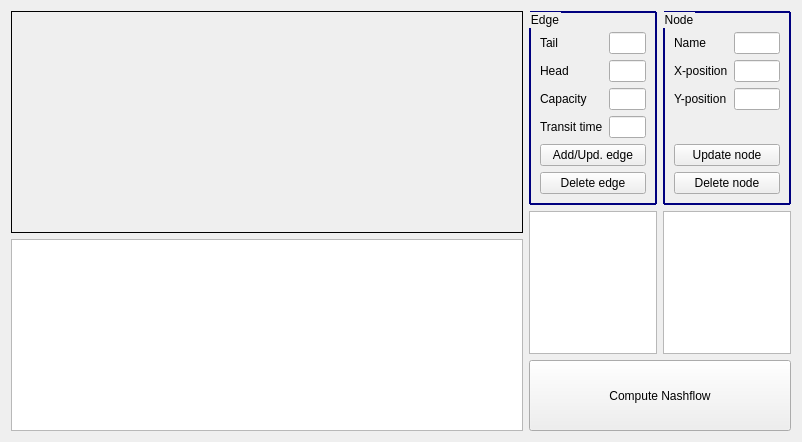
          <widget class="QWidget" name="tab_3">
           <attribute name="title">
            <string>Create/Load graph</string>
           </attribute>
           <layout class="QGridLayout" name="gridLayout_3">
            <item row="1" column="1" rowspan="2" colspan="2">
             <layout class="QGridLayout" name="gridLayout_6">
              <item row="0" column="1">
               <widget class="QListWidget" name="nodeSelectionListWidget_general">
                <property name="sizePolicy">
                 <sizepolicy hsizetype="Expanding" vsizetype="Expanding">
                  <horstretch>0</horstretch>
                  <verstretch>2</verstretch>
                 </sizepolicy>
                </property>
               </widget>
              </item>
              <item row="1" column="0" colspan="2">
               <widget class="QPushButton" name="computeFlowPushButton_general">
                <property name="sizePolicy">
                 <sizepolicy hsizetype="Minimum" vsizetype="Expanding">
                  <horstretch>0</horstretch>
                  <verstretch>1</verstretch>
                 </sizepolicy>
                </property>
                <property name="text">
                 <string>Compute Nashflow</string>
                </property>
               </widget>
              </item>
              <item row="0" column="0">
               <widget class="QListWidget" name="edgeSelectionListWidget_general">
                <property name="sizePolicy">
                 <sizepolicy hsizetype="Expanding" vsizetype="Expanding">
                  <horstretch>0</horstretch>
                  <verstretch>2</verstretch>
                 </sizepolicy>
                </property>
               </widget>
              </item>
             </layout>
            </item>
            <item row="0" column="1">
             <widget class="QGroupBox" name="groupBox_2">
              <property name="sizePolicy">
               <sizepolicy hsizetype="Preferred" vsizetype="Preferred">
                <horstretch>1</horstretch>
                <verstretch>4</verstretch>
               </sizepolicy>
              </property>
              <property name="styleSheet">
               <string notr="true">QGroupBox { 
     border: 2px solid rgb(0, 0, 127); 
     border-radius: 1px; 
 } </string>
              </property>
              <property name="title">
               <string>Edge</string>
              </property>
              <layout class="QVBoxLayout" name="verticalLayout_4">
               <item>
                <spacer name="verticalSpacer_3">
                 <property name="orientation">
                  <enum>Qt::Vertical</enum>
                 </property>
                 <property name="sizeType">
                  <enum>QSizePolicy::Fixed</enum>
                 </property>
                 <property name="sizeHint" stdset="0">
                  <size>
                   <width>20</width>
                   <height>10</height>
                  </size>
                 </property>
                </spacer>
               </item>
               <item>
                <layout class="QFormLayout" name="formLayout_3">
                 <property name="sizeConstraint">
                  <enum>QLayout::SetDefaultConstraint</enum>
                 </property>
                 <property name="fieldGrowthPolicy">
                  <enum>QFormLayout::AllNonFixedFieldsGrow</enum>
                 </property>
                 <item row="0" column="0">
                  <widget class="QLabel" name="label_13">
                   <property name="text">
                    <string>Tail</string>
                   </property>
                  </widget>
                 </item>
                 <item row="0" column="1">
                  <widget class="QLineEdit" name="tailLineEdit_general"/>
                 </item>
                 <item row="1" column="0">
                  <widget class="QLabel" name="label_14">
                   <property name="text">
                    <string>Head</string>
                   </property>
                  </widget>
                 </item>
                 <item row="1" column="1">
                  <widget class="QLineEdit" name="headLineEdit_general"/>
                 </item>
                 <item row="2" column="0">
                  <widget class="QLabel" name="label_15">
                   <property name="text">
                    <string>Capacity</string>
                   </property>
                  </widget>
                 </item>
                 <item row="2" column="1">
                  <widget class="QLineEdit" name="capacityLineEdit_general"/>
                 </item>
                 <item row="3" column="0">
                  <widget class="QLabel" name="label_16">
                   <property name="text">
                    <string>Transit time</string>
                   </property>
                  </widget>
                 </item>
                 <item row="3" column="1">
                  <widget class="QLineEdit" name="transitTimeLineEdit_general"/>
                 </item>
                </layout>
               </item>
               <item>
                <widget class="QPushButton" name="updateEdgeButton_general">
                 <property name="text">
                  <string>Add/Upd. edge</string>
                 </property>
                 <property name="autoDefault">
                  <bool>false</bool>
                 </property>
                 <property name="default">
                  <bool>false</bool>
                 </property>
                 <property name="flat">
                  <bool>false</bool>
                 </property>
                </widget>
               </item>
               <item>
                <widget class="QPushButton" name="deleteEdgeButton_general">
                 <property name="text">
                  <string>Delete edge</string>
                 </property>
                 <property name="autoDefault">
                  <bool>false</bool>
                 </property>
                 <property name="default">
                  <bool>false</bool>
                 </property>
                 <property name="flat">
                  <bool>false</bool>
                 </property>
                </widget>
               </item>
              </layout>
             </widget>
            </item>
            <item row="0" column="2">
             <widget class="QGroupBox" name="groupBox_3">
              <property name="sizePolicy">
               <sizepolicy hsizetype="Preferred" vsizetype="Preferred">
                <horstretch>1</horstretch>
                <verstretch>4</verstretch>
               </sizepolicy>
              </property>
              <property name="styleSheet">
               <string notr="true">QGroupBox { 
     border: 2px solid rgb(0, 0, 127); 
     border-radius: 1px; 
 } </string>
              </property>
              <property name="title">
               <string>Node</string>
              </property>
              <layout class="QGridLayout" name="gridLayout_5">
               <item row="1" column="0">
                <layout class="QFormLayout" name="formLayout_4">
                 <item row="0" column="0">
                  <widget class="QLabel" name="label_17">
                   <property name="text">
                    <string>Name</string>
                   </property>
                  </widget>
                 </item>
                 <item row="0" column="1">
                  <widget class="QLineEdit" name="nodeNameLineEdit_general"/>
                 </item>
                 <item row="1" column="0">
                  <widget class="QLabel" name="label_18">
                   <property name="text">
                    <string>X-position</string>
                   </property>
                  </widget>
                 </item>
                 <item row="2" column="0">
                  <widget class="QLabel" name="label_19">
                   <property name="text">
                    <string>Y-position</string>
                   </property>
                  </widget>
                 </item>
                 <item row="1" column="1">
                  <widget class="QLineEdit" name="nodeXLineEdit_general"/>
                 </item>
                 <item row="2" column="1">
                  <widget class="QLineEdit" name="nodeYLineEdit_general"/>
                 </item>
                </layout>
               </item>
               <item row="3" column="0">
                <widget class="QPushButton" name="deleteNodeButton_general">
                 <property name="text">
                  <string>Delete node</string>
                 </property>
                 <property name="autoDefault">
                  <bool>false</bool>
                 </property>
                 <property name="default">
                  <bool>false</bool>
                 </property>
                 <property name="flat">
                  <bool>false</bool>
                 </property>
                </widget>
               </item>
               <item row="2" column="0">
                <widget class="QPushButton" name="updateNodeButton_general">
                 <property name="text">
                  <string>Update node</string>
                 </property>
                 <property name="autoDefault">
                  <bool>false</bool>
                 </property>
                 <property name="default">
                  <bool>false</bool>
                 </property>
                 <property name="flat">
                  <bool>false</bool>
                 </property>
                </widget>
               </item>
               <item row="0" column="0">
                <spacer name="verticalSpacer_4">
                 <property name="orientation">
                  <enum>Qt::Vertical</enum>
                 </property>
                 <property name="sizeType">
                  <enum>QSizePolicy::Fixed</enum>
                 </property>
                 <property name="sizeHint" stdset="0">
                  <size>
                   <width>20</width>
                   <height>10</height>
                  </size>
                 </property>
                </spacer>
               </item>
              </layout>
             </widget>
            </item>
            <item row="2" column="0">
             <widget class="QPlainTextEdit" name="logPlainTextEdit_general">
              <property name="sizePolicy">
               <sizepolicy hsizetype="Preferred" vsizetype="Preferred">
                <horstretch>0</horstretch>
                <verstretch>0</verstretch>
               </sizepolicy>
              </property>
              <property name="verticalScrollBarPolicy">
               <enum>Qt::ScrollBarAsNeeded</enum>
              </property>
              <property name="textInteractionFlags">
               <set>Qt::NoTextInteraction</set>
              </property>
             </widget>
            </item>
            <item row="0" column="0" rowspan="2">
             <widget class="QFrame" name="plotFrame_general">
              <property name="sizePolicy">
               <sizepolicy hsizetype="Preferred" vsizetype="Preferred">
                <horstretch>4</horstretch>
                <verstretch>1</verstretch>
               </sizepolicy>
              </property>
              <property name="frameShape">
               <enum>QFrame::Box</enum>
              </property>
              <property name="frameShadow">
               <enum>QFrame::Plain</enum>
              </property>
             </widget>
            </item>
           </layout>
           <zorder>plotFrame_general</zorder>
           <zorder>groupBox_3</zorder>
           <zorder>groupBox_2</zorder>
           <zorder>logPlainTextEdit_general</zorder>
          </widget>
